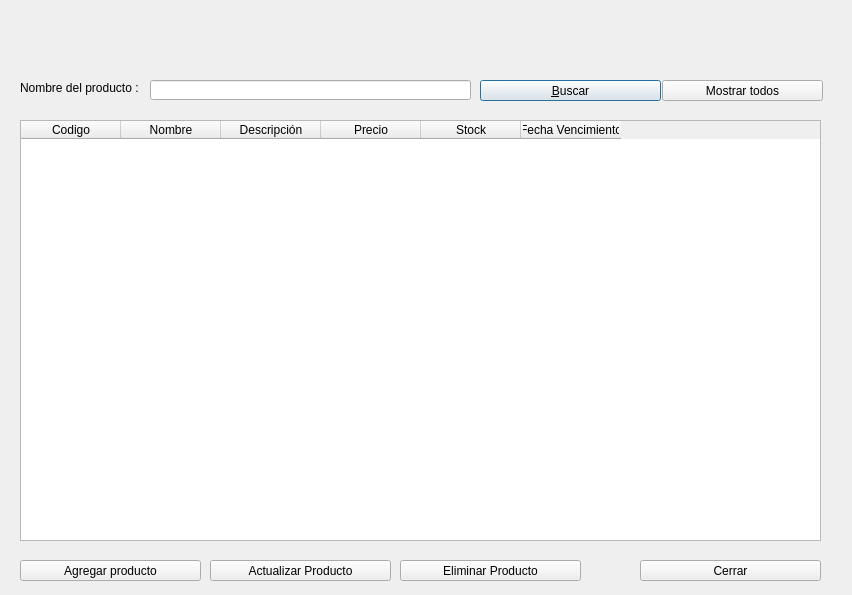
<?xml version="1.0" encoding="UTF-8"?>
<ui version="4.0">
 <class>FrmListaProductos</class>
 <widget class="QDialog" name="FrmListaProductos">
  <property name="geometry">
   <rect>
    <x>0</x>
    <y>0</y>
    <width>852</width>
    <height>595</height>
   </rect>
  </property>
  <property name="windowTitle">
   <string>Dialog</string>
  </property>
  <widget class="QTableWidget" name="twProductos">
   <property name="geometry">
    <rect>
     <x>20</x>
     <y>120</y>
     <width>801</width>
     <height>421</height>
    </rect>
   </property>
   <column>
    <property name="text">
     <string>Codigo</string>
    </property>
   </column>
   <column>
    <property name="text">
     <string>Nombre</string>
    </property>
   </column>
   <column>
    <property name="text">
     <string>Descripción</string>
    </property>
   </column>
   <column>
    <property name="text">
     <string>Precio</string>
    </property>
   </column>
   <column>
    <property name="text">
     <string>Stock</string>
    </property>
   </column>
   <column>
    <property name="text">
     <string>Fecha Vencimiento</string>
    </property>
   </column>
  </widget>
  <widget class="QLineEdit" name="txtNombre">
   <property name="geometry">
    <rect>
     <x>150</x>
     <y>80</y>
     <width>321</width>
     <height>20</height>
    </rect>
   </property>
  </widget>
  <widget class="QPushButton" name="cmdBuscar">
   <property name="geometry">
    <rect>
     <x>480</x>
     <y>80</y>
     <width>181</width>
     <height>21</height>
    </rect>
   </property>
   <property name="text">
    <string>&amp;Buscar</string>
   </property>
  </widget>
  <widget class="QLabel" name="label">
   <property name="geometry">
    <rect>
     <x>20</x>
     <y>80</y>
     <width>121</width>
     <height>16</height>
    </rect>
   </property>
   <property name="text">
    <string>Nombre del producto :</string>
   </property>
  </widget>
  <widget class="QPushButton" name="cmdCerrar">
   <property name="geometry">
    <rect>
     <x>640</x>
     <y>560</y>
     <width>181</width>
     <height>21</height>
    </rect>
   </property>
   <property name="text">
    <string>Cerrar</string>
   </property>
  </widget>
  <widget class="QPushButton" name="cmdCerrar_2">
   <property name="geometry">
    <rect>
     <x>20</x>
     <y>560</y>
     <width>181</width>
     <height>21</height>
    </rect>
   </property>
   <property name="text">
    <string>Agregar producto</string>
   </property>
  </widget>
  <widget class="QPushButton" name="cmdActualizar">
   <property name="geometry">
    <rect>
     <x>210</x>
     <y>560</y>
     <width>181</width>
     <height>21</height>
    </rect>
   </property>
   <property name="text">
    <string>Actualizar Producto</string>
   </property>
  </widget>
  <widget class="QPushButton" name="cmdEliminar">
   <property name="geometry">
    <rect>
     <x>400</x>
     <y>560</y>
     <width>181</width>
     <height>21</height>
    </rect>
   </property>
   <property name="text">
    <string>Eliminar Producto</string>
   </property>
  </widget>
  <widget class="QPushButton" name="cmdTodos">
   <property name="geometry">
    <rect>
     <x>662</x>
     <y>80</y>
     <width>161</width>
     <height>21</height>
    </rect>
   </property>
   <property name="text">
    <string>Mostrar todos</string>
   </property>
  </widget>
 </widget>
 <resources/>
 <connections/>
</ui>
